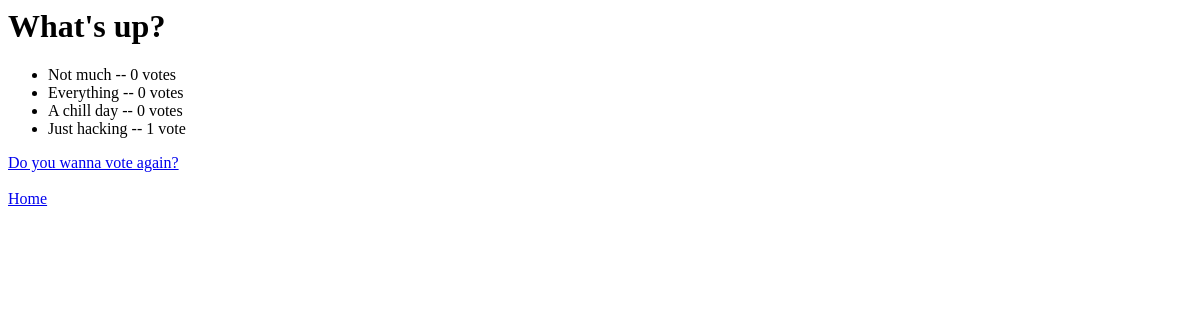
/polls/1/results/, run on an earlier commit of the app's database.
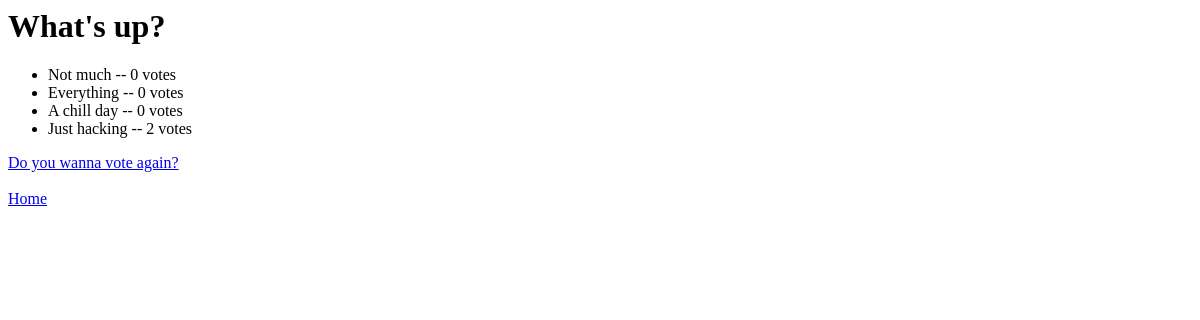
And on a later commit of the database.
### polls/models.py (models this page shows, shortened)
class Choice(models.Model):
    question_text = models.ForeignKey(Question, on_delete=models.CASCADE)
    choice_text = models.CharField(max_length=200)
    votes = models.IntegerField(default=0)

### polls/views.py (the view)
# urls.py: path("<int:pk>/results/", views.ResultsView.as_view(), name="results"),
class ResultsView(generic.DetailView):
    model = Question
    template_name = "polls/results.html"

### polls/templates/polls/results.html (shortened to what this page needs)
<h1>{{ question.question_text }}</h1>
<ul>
    {% for choice in question.choice_set.all %}
        <li>{{ choice.choice_text }} -- {{ choice.votes }} vote{{ choice.votes|pluralize }}</li>
    {% endfor %}
</ul>
<a href="{% url "polls:detail" question.id %}">Do you wanna vote again?</a>
<a href=" {% url "polls:index" %} ">Home</a>

What changed in the data, as far as the page shows it:
changed Choice "Just hacking": votes "1" → "2"
